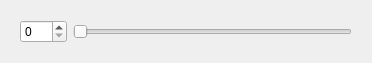
<?xml version="1.0" encoding="UTF-8"?>
<ui version="4.0">
 <class>SmallWidget</class>
 <widget class="QWidget" name="SmallWidget">
  <property name="geometry">
   <rect>
    <x>0</x>
    <y>0</y>
    <width>372</width>
    <height>58</height>
   </rect>
  </property>
  <property name="windowTitle">
   <string>Form</string>
  </property>
  <layout class="QHBoxLayout" name="horizontalLayout_2">
   <item>
    <widget class="QWidget" name="widget" native="true">
     <layout class="QHBoxLayout" name="horizontalLayout">
      <item>
       <widget class="QSpinBox" name="spinBox">
        <property name="maximum">
         <number>200</number>
        </property>
       </widget>
      </item>
      <item>
       <widget class="QSlider" name="horizontalSlider">
        <property name="maximum">
         <number>200</number>
        </property>
        <property name="orientation">
         <enum>Qt::Horizontal</enum>
        </property>
       </widget>
      </item>
     </layout>
    </widget>
   </item>
  </layout>
 </widget>
 <resources/>
 <connections/>
</ui>
